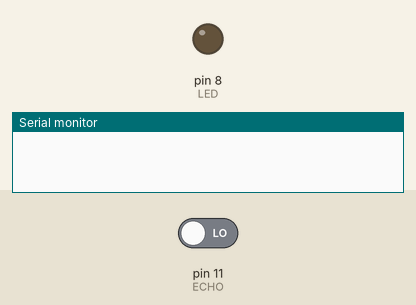
Recording of a sketch running on a simulated Arduino Uno, built with avr-gcc and run on an emulated ATmega328P. Shown: output pins drawn as LEDs (lit = HIGH), the last lines printed to the serial monitor. Inputs (shaded band) come from the test bench; at power-on: pin 11 (ECHO) LOW. Pins used as bus, display or sensor lines are not drawn.

Above: at 0.5 s.
At 3.6 s:
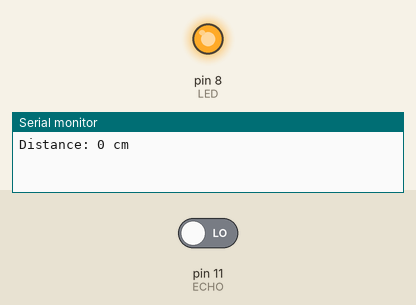
Timing chart, 0 to 8.0 s (numbered marks = the images above):
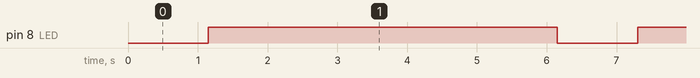

Measured:
- by itself, pin 8 (LED): alternates HIGH for 5.0 s and LOW for 1.2 s

The sketch:

basic_distance_detection.ino
```cpp
int TRIG = 12;
int ECHO = 11;
int LED = 8;

long getDistance(){
  digitalWrite(TRIG, LOW);
  delay(50);
  digitalWrite(TRIG, HIGH);
  delay(100);
  digitalWrite(TRIG, LOW);

  pinMode(ECHO, INPUT);
  long duration = pulseIn(ECHO, HIGH);
  return (duration/2)/29.1;
}

void setup() {
  // put your setup code here, to run once:
  Serial.begin(9600);
  pinMode(TRIG, OUTPUT);
  pinMode(ECHO, INPUT);
  pinMode(LED, OUTPUT);
}

void loop() {
  // put your main code here, to run repeatedly:
  long distance = getDistance();
  Serial.print("Distance: ");
  Serial.print(distance);
  Serial.println(" cm");
  if(distance < 30){
    digitalWrite(LED, HIGH);
    delay(5000);
    digitalWrite(LED, LOW);
  }
}
```
